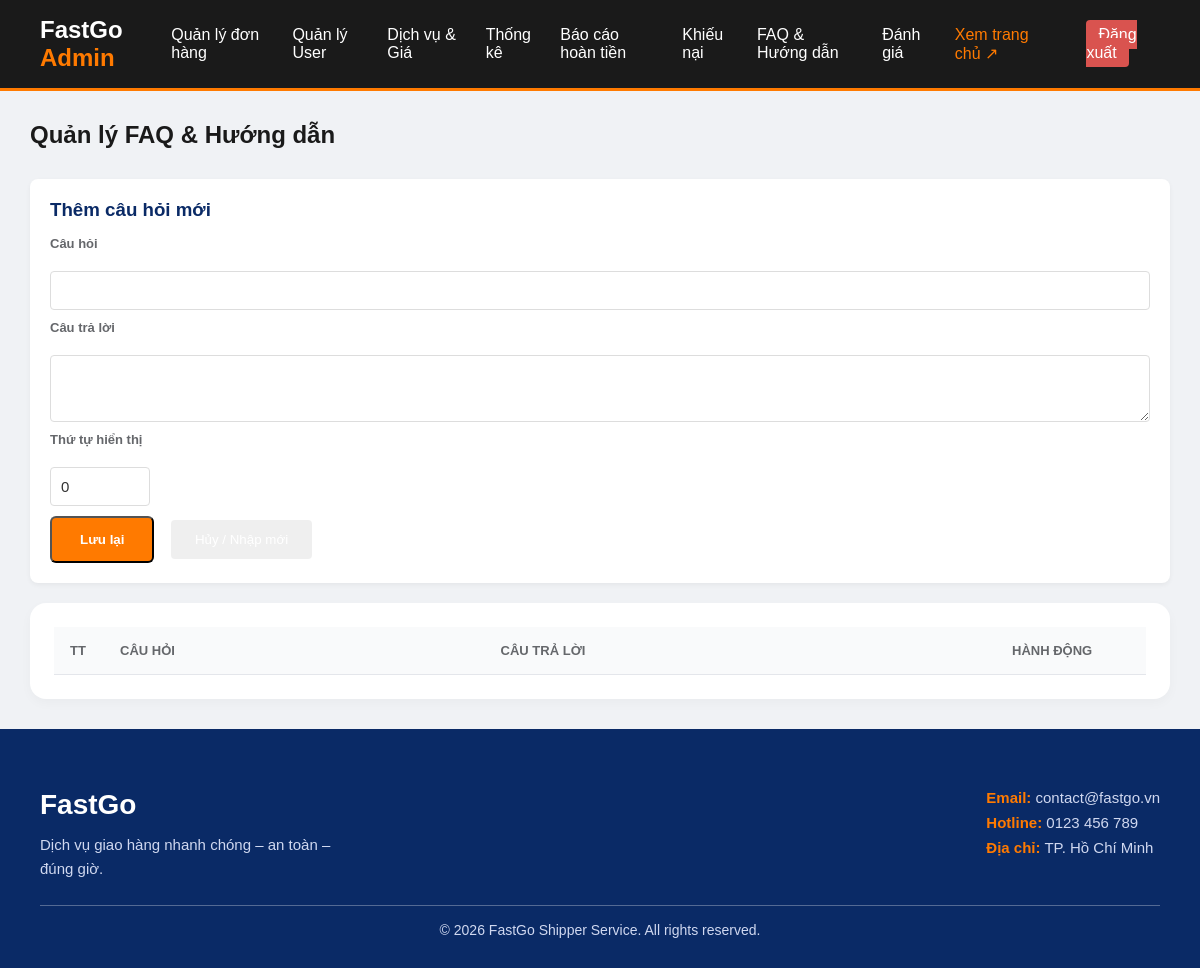
The page /faq_manage.php (signed in) on the database as committed earlier.
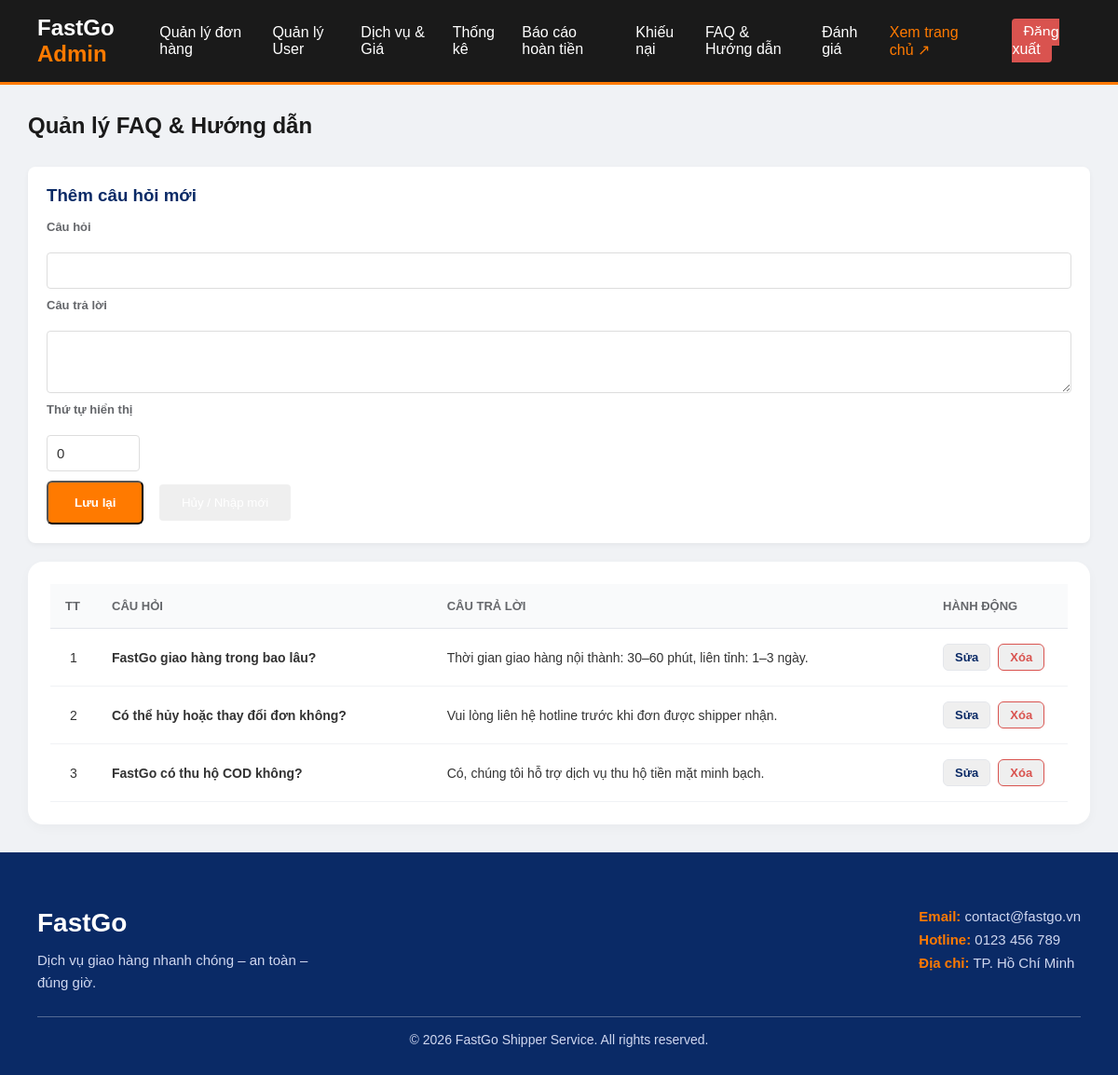
The same page on the database as committed later.
### tables this page shows
CREATE TABLE `faqs` (
    `id` int(11) NOT NULL AUTO_INCREMENT,
    `question` varchar(255) NOT NULL,
    `answer` text NOT NULL,
    `display_order` int(11) DEFAULT 0,
    `created_at` timestamp NOT NULL DEFAULT current_timestamp(),
    PRIMARY KEY (`id`)
);

### faq_manage.php (the view, shortened to what this page needs)
<?php
require_once 'config/db.php';
$faqs = [];
$res = $conn->query("SELECT * FROM faqs ORDER BY display_order ASC, id DESC");
if ($res)
    while ($r = $res->fetch_assoc())
        $faqs[] = $r;
?>
<!DOCTYPE html>
<html lang="vi">
<head>
    <link rel="stylesheet" href="assets/css/styles.css?v=<?php echo time(); ?>">
    <link rel="stylesheet" href="assets/css/admin.css?v=<?php echo time(); ?>">
</head>
<body>
    <?php include 'includes/header_admin.php'; ?>
    <main class="admin-container">
        <div class="page-header">
            <h2 class="page-title">Quản lý FAQ & Hướng dẫn</h2>
        </div>
        <div class="form-box"
            style="background:#fff; padding:20px; border-radius:8px; margin-bottom:20px; box-shadow:0 2px 5px rgba(0,0,0,0.05);">
            <h3 style="color:#0a2a66; margin-bottom:15px;" id="form-title">Thêm câu hỏi mới</h3>
            <form method="POST">
                <div class="form-group">
                    <label>Câu hỏi</label>
                    <input type="text" name="question" id="edit-question" required
                        style="width:100%; padding:10px; border:1px solid #ddd; border-radius:4px;">
                </div>
                <div class="form-group">
                    <label>Câu trả lời</label>
                    <textarea name="answer" id="edit-answer" rows="3" required
                        style="width:100%; padding:10px; border:1px solid #ddd; border-radius:4px;"></textarea>
                </div>
                <div class="form-group">
                    <label>Thứ tự hiển thị</label>
                    <input type="number" name="display_order" id="edit-order" value="0"
                        style="width:100px; padding:10px; border:1px solid #ddd; border-radius:4px;">
                </div>
                <button type="submit" class="btn-primary">Lưu lại</button>
                <button type="button" onclick="resetForm()" class="btn-secondary" style="margin-left:10px;">Hủy / Nhập
                    mới</button>
            </form>
        </div>
        <div class="table-section">
            <table class="order-table">
                <thead>
                    <tr>
                        <th width="50">TT</th>
                        <th>Câu hỏi</th>
                        <th>Câu trả lời</th>
                        <th width="150">Hành động</th>
                    </tr>
                </thead>
                <tbody>
                    <?php foreach ($faqs as $f): ?>
                        <tr>
                            <td style="text-align:center;">
                                <?php echo $f['display_order']; ?>
                            </td>
                            <td><strong>
                                    <?php echo htmlspecialchars($f['question']); ?>
                                </strong></td>
                            <td>
                                <?php echo nl2br(htmlspecialchars($f['answer'])); ?>
                            </td>
                            <td>
                                <button onclick='editFaq(<?php echo json_encode($f); ?>)' class="btn-action">Sửa</button>
                                <form method="POST" style="display:inline-block;"
                                    onsubmit="return confirm('Xóa câu hỏi này?');">
                                    <button type="submit" class="btn-action"
                                        style="color:#d9534f; border-color:#d9534f;">Xóa</button>
                                </form>
                            </td>
                        </tr>
                    <?php endforeach; ?>
                </tbody>
            </table>
        </div>
    </main>
    <?php include 'includes/footer.php'; ?>
</body>
</html>

### includes/header_admin.php (shortened to what this page needs)
<link rel="stylesheet" href="assets/css/admin_styles.css?v=<?php echo time(); ?>">
<header id="header" style="background-color: #1a1a1a; border-bottom: 3px solid #ff7a00;">
    <nav class="navbar">
        <div class="logo">
            <h1>
                <a href="orders_manage.php" style="color: white; text-decoration: none;">
                    FastGo <span style="color:#ff7a00;">Admin</span>
                </a>
            </h1>
        </div>
        <ul class="nav-menu" id="nav-menu">
            <li><a href="orders_manage.php" style="color: #fff;">Quản lý đơn hàng</a></li>
            <li><a href="users_manage.php" style="color: #fff;">Quản lý User</a></li>
            <li><a href="services_manage.php" style="color: #fff;">Dịch vụ & Giá</a></li>
            <li><a href="admin_stats.php" style="color: #fff;">Thống kê</a></li>
            <li><a href="admin_refund_report.php" style="color: #fff;">Báo cáo hoàn tiền</a></li>
            <li><a href="contact_manage.php" style="color: #fff;">Khiếu nại</a></li>
            <li><a href="faq_manage.php" style="color: #fff;">FAQ & Hướng dẫn</a></li>
            <li><a href="testimonials_manage.php" style="color: #fff;">Đánh giá</a></li>
            <li><a href="index.php" target="_blank" style="color: #ff7a00;">Xem trang chủ ↗</a></li>
            <li style="margin-left: 15px;">
                <a href="logout.php"
                    style="color: #fff; background: #d9534f; padding: 6px 12px; border-radius: 4px;">Đăng xuất</a>
            </li>
        </ul>
    </nav>
</header>

### includes/footer.php (shortened to what this page needs)
<footer>
    <div class="footer-content">
        <div class="footer-brand">
            <h3>FastGo</h3>
            <p>Dịch vụ giao hàng nhanh chóng – an toàn – đúng giờ.</p>
        </div>
        <div class="footer-info">
            <p><strong>Email:</strong> contact@fastgo.vn</p>
            <p><strong>Hotline:</strong> 0123 456 789</p>
            <p><strong>Địa chỉ:</strong> TP. Hồ Chí Minh</p>
        </div>
    </div>
    <div class="footer-bottom">
        <p>© 2026 FastGo Shipper Service. All rights reserved.</p>
    </div>
</footer>

### assets/css/styles.css (style rules this page uses)
* { margin: 0; padding: 0; box-sizing: border-box; font-family: "Poppins", sans-serif; }
#header { background-color: #0a2a66; padding: 16px 40px; }
.navbar { display: flex; justify-content: space-between; align-items: center; }
.logo h1 { color: #ffffff; font-size: 24px; }
.nav-menu { list-style: none; display: flex; gap: 24px; }
.nav-menu a { color: #ffffff; text-decoration: none; font-size: 16px; }
.btn-primary { background-color: #ffcc00; color: #000; padding: 12px 24px; border-radius: 6px; font-weight: 600; text-decoration: none; }
.btn-secondary { border: 2px solid #ffffff; color: #ffffff; padding: 12px 24px; border-radius: 6px; text-decoration: none; }
.btn-primary { display: inline-block; background-color: #ff7a00; color: #ffffff; padding: 14px 28px; border-radius: 6px; text-decoration: none; font-weight: 600; }
.form-group { display: flex; flex-direction: column; gap: 12px; margin-bottom: 10px; }
.form-group input, .form-group select, .form-row input, .form-row select, #contact-form textarea { width: 100%; padding: 12px 15px; border-radius: 8px; border: 1px solid #ced4da; font-size: 15px; color: #333; background-color: #ffffff; transition: all 0.3s ease; }
footer { background-color: #0a2a66; color: #ffffff; padding: 60px 40px 30px; position: relative; }
.footer-content { display: flex; justify-content: space-between; flex-wrap: wrap; gap: 40px; margin-bottom: 24px; }
.footer-brand h3 { font-size: 28px; margin-bottom: 12px; }
.footer-brand p { font-size: 15px; color: #d0d8f0; max-width: 320px; line-height: 1.6; }
.footer-info p { font-size: 15px; margin-bottom: 8px; color: #d0d8f0; }
.footer-info strong { color: #ff7a00; }
.footer-bottom { border-top: 1px solid rgba(255, 255, 255, 0.3); padding-top: 16px; text-align: center; font-size: 14px; color: #d0d8f0; }
.nav-menu li { position: relative; list-style: none; }
main { padding: 80px 40px; max-width: 900px; margin: 0 auto; }
.form-group { display: flex; flex-direction: column; }
.form-box { background: #f9f9f9; padding: 20px; border-radius: 8px; margin-bottom: 30px; }

### assets/css/admin.css (style rules this page uses)
body { background-color: #f0f2f5; font-family: "Inter", "Segoe UI", Roboto, Helvetica, Arial, sans-serif; color: #1c1e21; }
.admin-container { padding: 30px; max-width: 1400px; margin: 0 auto; }
.page-header { display: flex; justify-content: space-between; align-items: center; margin-bottom: 30px; }
.page-title { font-size: 24px; font-weight: 700; color: #1a1a1a; margin: 0; }
.table-section { background: white; border-radius: 16px; padding: 24px; box-shadow: 0 4px 12px rgba(0, 0, 0, 0.03); overflow-x: auto; }
.order-table { width: 100%; border-collapse: separate; border-spacing: 0; }
.order-table th { background-color: #f9fafb; color: #65676b; font-weight: 600; font-size: 13px; text-transform: uppercase; padding: 16px; text-align: left; border-bottom: 1px solid #e4e6eb; }
.order-table td { padding: 16px; border-bottom: 1px solid #f0f2f5; font-size: 14px; color: #333; vertical-align: middle; }
.form-group label { display: block; font-size: 13px; font-weight: 600; color: #65676b; margin-bottom: 8px; }
.order-table td:last-child { display: flex; gap: 8px; flex-wrap: wrap; align-items: center; }
.btn-action { display: inline-flex; align-items: center; white-space: nowrap; color: #0a2a66; text-decoration: none; font-weight: 600; padding: 6px 12px; border: 1px solid #e4e6eb; border-radius: 6px; font-size: 13px; transition: all 0.2s; }

### assets/css/admin_styles.css (style rules this page uses)
.form-box { background: #fff; padding: 25px; border-radius: 8px; box-shadow: 0 2px 5px rgba(0, 0, 0, 0.05); }

Rows that differ between the two databases and show on the page:
added faqs: display_order "1", question "FastGo giao hàng trong bao lâu?", answer "Thời gian giao hàng nội thành: 30–60 phút, liên tỉnh: 1–3 ngày."
added faqs: display_order "2", question "Có thể hủy hoặc thay đổi đơn không?", answer "Vui lòng liên hệ hotline trước khi đơn được shipper nhận."
added faqs: display_order "3", question "FastGo có thu hộ COD không?", answer "Có, chúng tôi hỗ trợ dịch vụ thu hộ tiền mặt minh bạch."
